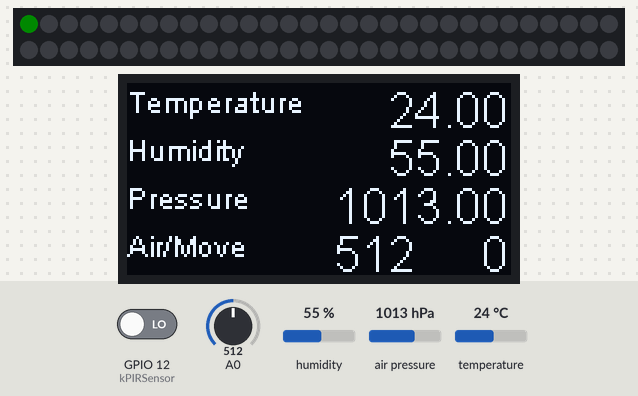
Recording of a sketch running on a simulated ESP8266 (NodeMCU). Shown: 60 RGB LEDs in strip order, left to right, continuing on the next row, 128×64 one-colour display. The test bench sets the inputs (shaded band); at power-on: humidity 55 %, temperature 24 °C, GPIO 12 (kPIRSensor) LOW, A0 = 512, air pressure 1013 hPa. Dim RGB values are drawn brighter than linear; WiFi joins after 1.5 s; servers stay silent unless stated; the strip is taken to match the declared colour order; what the sketch prints to the serial monitor is not drawn.

Above: at 1.2 s.
1.3 s: humidity set to 22 %
At 2.5 s:
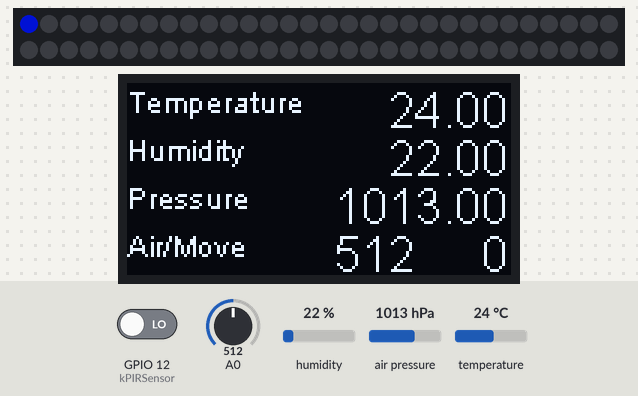
3.5 s: temperature set to 33 °C
At 4.6 s:
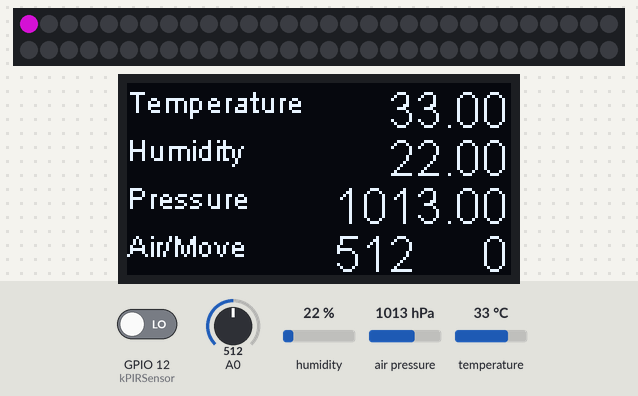
5.6 s: humidity set to 40 %
At 6.6 s:
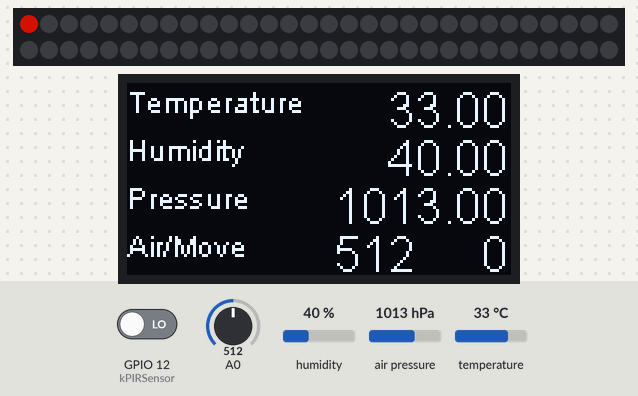
7.6 s: GPIO 12 (kPIRSensor) driven HIGH
At 8.6 s:
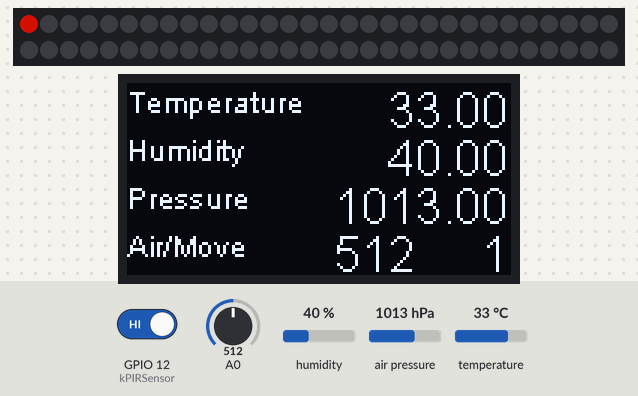
10.7 s: A0 set to 716
At 12.1 s:
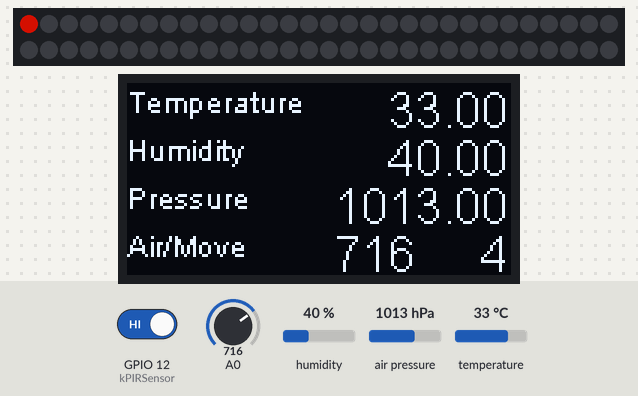
13.8 s: air pressure set to 952 hPa
At 14.7 s:
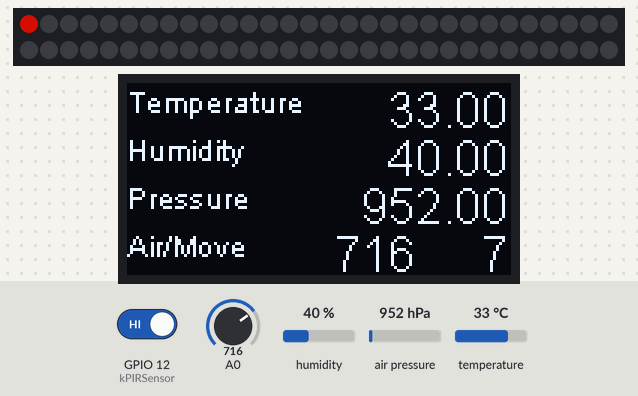
Timing chart, 0 to 16.8 s (numbered marks = the images above; inputs shaded):
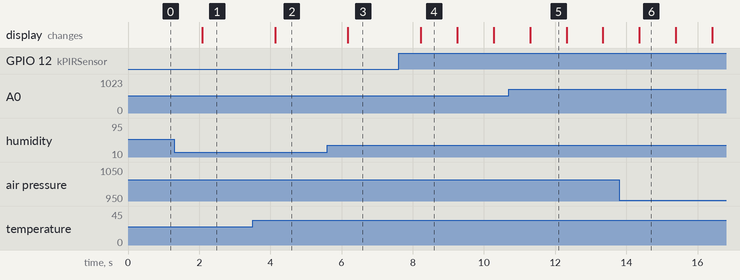

Measured:
- after the input at 1.3 s, the display: changes after 0.79 s (image 1)
- after the input at 3.5 s, the display: changes after 0.63 s (image 2)
- after the input at 5.6 s, the display: changes after 0.58 s (image 3)
- after the input at 7.6 s, the display: changes after 0.63 s (image 4)
- what the display in image 4 shows lasts 1.0 s, from 8.2 s to 9.2 s

The sketch:

ARK_2_3_AllSensors_Ring_LED.ino
```cpp
// (licence header left out)
//  BME280
#include "SparkFunBME280.h"
#include "Wire.h"
#include "SPI.h"

BME280 mySensor;


//
//  WiFi
#include <ESP8266WiFi.h>
#include <WiFiClient.h>

//#include "../../private_ssid.h"
const char *ssid       = "*****************";
const char *password   = "*****************";
String apiKeyArk       = "*****************";

WiFiClient client;


//
//  時間
#include <Time.h>
#include <TimeLib.h>

int prevMinute = -1;  //  分単位の処理をするためのフラグ


//
//  OLED
//
#include "SSD1306.h"

SSD1306   display(0x3c, 4, 5);


//
//  PIR Sensor
//
const    int kPIRSensor = 12;
volatile int pirCounter = 0;  // volatileは最適化せずメモリに置いとけというコンパイラへの指示
                              // 割り込みの中でアクセスする変数などに指定。

int data[60];


//
//  WS2811
//
#include <Adafruit_NeoPixel.h>
const int kMaxLED    = 128;  //  最大の明るさ
const int kWS2811Pin = 14;  //  DINへつなぐIO
Adafruit_NeoPixel WS = Adafruit_NeoPixel(60, kWS2811Pin, NEO_RGB + NEO_KHZ800);


//
//  タイマー割り込み関連
//

extern "C" {
#include "user_interface.h"
}

os_timer_t myTimer;

//
//  AirQuality
//


//
//  Setup
//
void setup() {
  //
  //  Serial
  Serial.begin(115200);

  //
  //  BME280
  //
  //  設定パラメータをセット
  mySensor.settings.commInterface = I2C_MODE;
  mySensor.settings.I2CAddress = 0x76;
  mySensor.settings.runMode = 3; //Normal mode
  mySensor.settings.tStandby = 0;
  mySensor.settings.filter = 0;
  mySensor.settings.tempOverSample = 1;
  mySensor.settings.pressOverSample = 1;
  mySensor.settings.humidOverSample = 1;

  for (int i = 0; i < 60; i++) {
    data[i] = 0;
  }

  // 検出開始
  Serial.println(mySensor.begin(), HEX);


  //
  //  PIR
  pinMode(kPIRSensor, INPUT); // PIR Sensorを入力モードで使う

  prevMinute = -1;

  //  Interval Timer
  os_timer_setfn(&myTimer, timerCountPIR, NULL);  // myTimerを使い, 割り込みが起こったらtimerCountPIRを呼ぶ
  os_timer_arm(&myTimer, 1000, true);             // myTimerの割り込みは1000mSecごとに、繰り返し(true)起こす


  //
  //  WS2811
  WS.begin();
  WS.show();

  //
  //  WiFi
  //
  //  接続＆接続確認
  Serial.print("WiFi Connectiong");
  WiFi.begin(ssid, password);
  //  while (WiFi.status() != WL_CONNECTED) {
  //    Serial.print(".");
  //    delay(500); //  0.5秒
  //  }
  //  Serial.println("connected");

  //
  //  OLED
  display.init();
//  display.flipScreenVertically();
  display.displayOn();
  display.clear();
}


//
//  メインループ
//

void loop() {
  //
  //  WS2811 表示用変数
  int wsRed, wsGreen, wsBlue;

  //
  //  BME280読み込み
  float temperature = mySensor.readTempC();
  float pressure    = mySensor.readFloatPressure() / 100.0;
  float altitude    = mySensor.readFloatAltitudeMeters();
  float humidity    = mySensor.readFloatHumidity();

  //
  //  文字列へ変換
  char temperatureBuf[10], humidityBuf[10], pressureBuf[10];
  dtostrf(temperature, 7, 2, temperatureBuf);
  dtostrf(humidity,    7, 2, humidityBuf);
  dtostrf(pressure,    7, 2, pressureBuf);

  //  空気質センサーの読みこみと文字列へ変換
  int airQuality = system_adc_read();
  char airQualityBuf[10];
  itoa(airQuality, airQualityBuf, 10); //  airQuality to airQuality Buf, in Decimal

  char pirBuf[10];
  //
  //  1分ごとに処理
  if (prevMinute != minute()) {
    pirBuf[0] = 0;  //  c文字列を空に
    if (prevMinute != -1) { //  最初の1回は飛ばす
      //
      //  PIRの値を文字列に変換
      itoa(pirCounter, pirBuf, 10); // air to pirBuffer, in Decimal

      //  変換し終わったら素早くカウンタを0にリセット
      pirCounter = 0;

      //
      //  人間の動きっぷりをシリアルへ出力
      Serial.print("Movement: ");
      Serial.print(pirBuf);
      Serial.println(" s/min");


      //  Thing Speak　
      String postStr = "&field1=" + String(temperatureBuf) + "&field2=" + String(humidityBuf)
                       + "&field3=" + String(pressureBuf)
                       + "&field4=" + String(airQualityBuf)   + "&field5=" + String(pirBuf);

      sendToThingSpeak(postStr);
    }

    prevMinute = minute();
  }

  pirCounter = 0;
  for (int i  = 0; i < 60; i++) {
    pirCounter += data[i];
  }
  itoa(pirCounter, pirBuf, 10); // air to pirBuffer, in Decimal


  //  シリアルに出力
  Serial.print("Temperature: ");
  Serial.print(temperatureBuf);
  Serial.println(" degrees C");

  Serial.print("Pressure: ");
  Serial.print(pressureBuf);
  Serial.println(" HPa");

  Serial.print("Altitude: ");
  Serial.print(altitude, 2);
  Serial.println("m");

  Serial.print("%RH: ");
  Serial.print(humidityBuf);
  Serial.println(" %");

  Serial.print("Air Quality: ");
  Serial.println(airQualityBuf);

  Serial.println();


  //
  //  OLEDへ表示
  //  OLEDへ表示
  display.clear();

  display.setFont(ArialMT_Plain_10);
  display.setTextAlignment(TEXT_ALIGN_LEFT);
  display.drawString( 0,  0, "Temperature");
  display.drawString( 0, 16, "Humidity");
  display.drawString( 0, 32, "Pressure");
  display.drawString( 0, 48, "Air/Move");

  display.setFont(ArialMT_Plain_16);
  display.setTextAlignment(TEXT_ALIGN_RIGHT);

  display.drawString(127,  0, temperatureBuf);
  display.drawString(127, 16, humidityBuf);
  display.drawString(127, 32, pressureBuf);
  display.drawString( 96, 48, airQualityBuf);
  display.drawString(127, 48, pirBuf);
  display.display();

  //
  //  WS2811を表示更新
  //
  wsRed   = hokan(temperature, 28, 32);
  wsGreen = (60 - pirCounter) / 6.0;
  wsBlue  = hokan(humidity, 40, 30);

  WS.setPixelColor(0, WS.Color(wsRed, wsGreen, wsBlue));
  WS.show();

  //
  //  1秒ループ（wait）
  //
  delay(1000);
}

int hokan(float inValue, int inLow, int inHigh) {
  int result;
  if (inLow < inHigh) {
    result = (inValue - (float)inLow) / (float)(inHigh-inLow) * (float)kMaxLED;
  } else {
    result = ((float)inLow - inValue) / (float)(inLow-inHigh) * (float)kMaxLED;
  }
  if (result < 0) result = 0;
  if (result > kMaxLED) result = kMaxLED;

  return result;
}


void sendToThingSpeak(String inPostStr) {
  Serial.print("Connecting...");
  if (client.connect("184.106.153.149", 80)) {  //  api.thingspeak.com
    Serial.print("Connected....");
    String postStr = apiKeyArk + inPostStr + "\r\n\r\n";
    client.print("POST /update HTTP/1.1\n");
    client.print("Host: api.thingspeak.com\n");
    client.print("Connection: close\n");
    client.print("X-THINGSPEAKAPIKEY: " + apiKeyArk + "\n");
    client.print("Content-Type: application/x-www-form-urlencoded\n");
    client.print("Content-Length: ");
    client.print(postStr.length());
    client.print("\n\n");
    client.print(postStr);
    Serial.println("posted.");
  }
  client.stop();
}


//
//  タイマー割り込みでPIRがHIGHならカウントアップ
//
void timerCountPIR(void *temp) {
  int s = second();

  int pirStatus = digitalRead(kPIRSensor);
  if (pirStatus == HIGH) {
    data[s] = 1;
  } else {
    data[s] = 0;
  }
}
```
